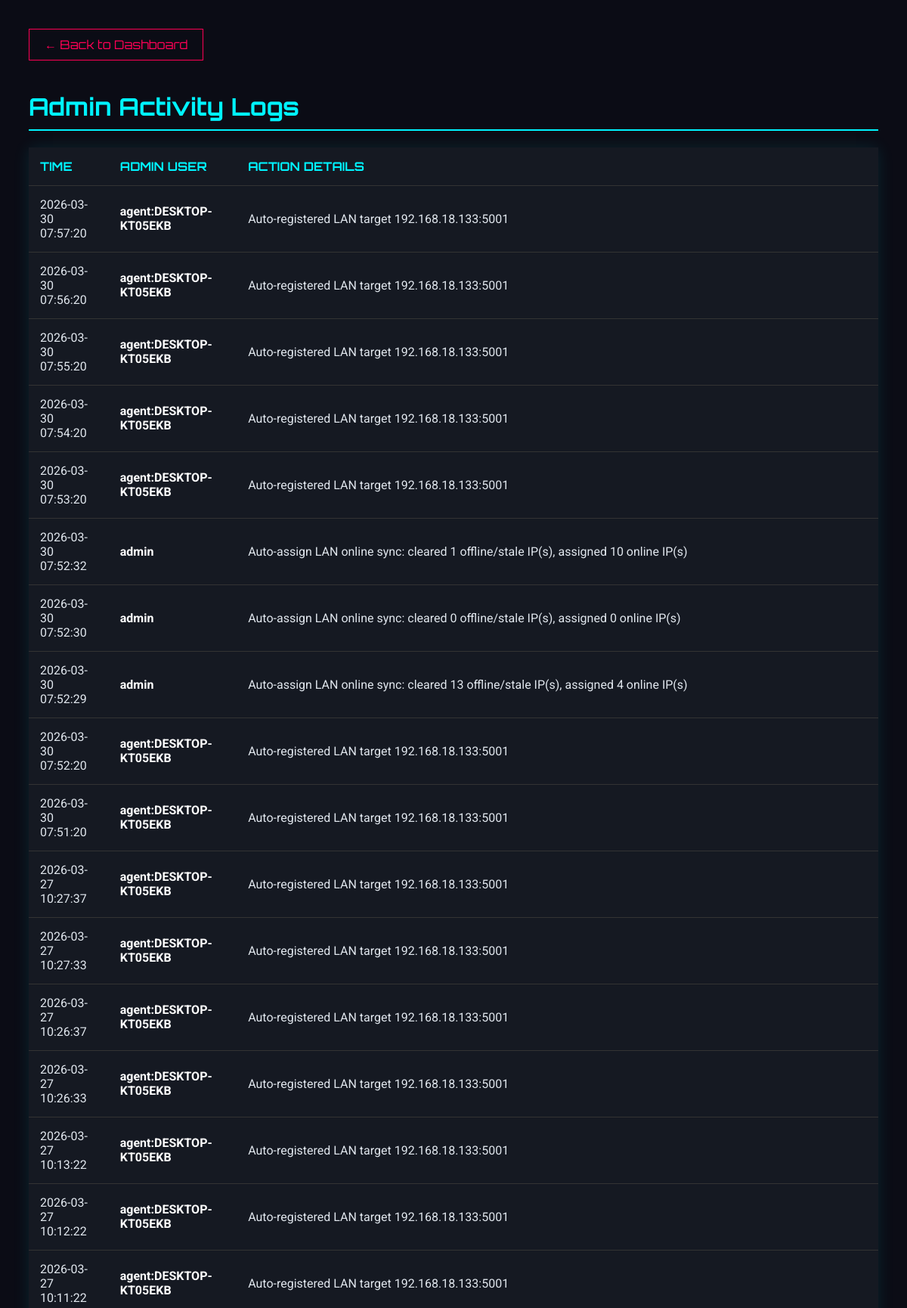
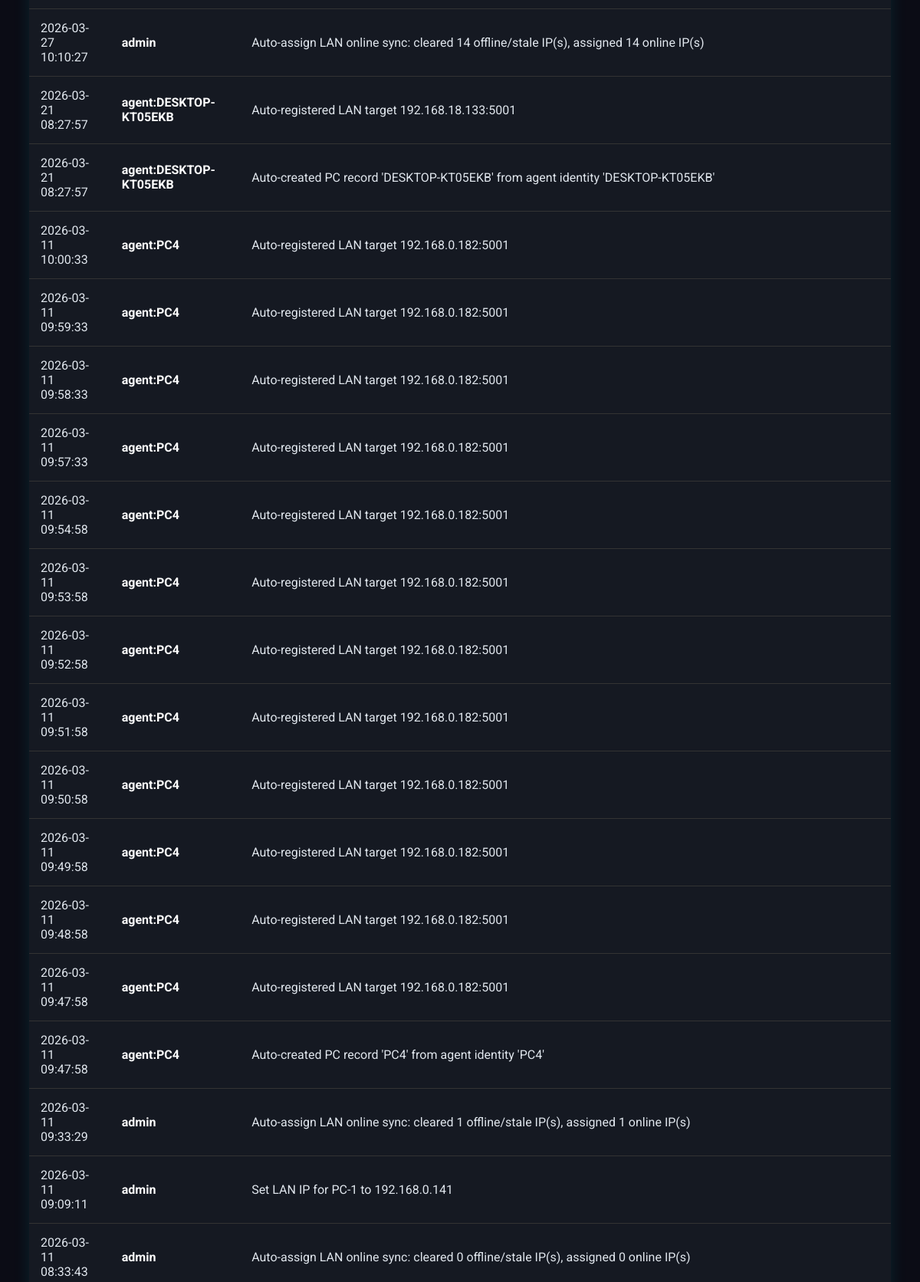
The app's page /logs (signed in, upper part) with its own data (2 pictures, top to bottom).
### app.py (models this page shows)
class AdminLog(db.Model):
    id = db.Column(db.Integer, primary_key=True)
    admin_name = db.Column(db.String(80))
    action = db.Column(db.String(255))
    timestamp = db.Column(db.DateTime, default=datetime.now)

### app.py (the view)
@app.route('/logs')
@login_required
def view_logs():
    if not current_user.is_admin: return redirect(url_for('index'))
    logs = AdminLog.query.order_by(AdminLog.timestamp.desc()).all()
    return render_template('logs.html', logs=logs)

### app.py (called while the page is built, shortened)
@login_manager.user_loader
def load_user(user_id):
    return db.session.get(User, int(user_id))

@app.before_request
def bootstrap_schema():
    if not getattr(app, "_schema_ready", False):
        db.create_all()
        ensure_pc_lan_ip_column()
        ensure_booking_date_column()
        ensure_session_last_charged_at_column()
        app._schema_ready = True

def start_periodic_billing():
    global _billing_thread_started
    if _billing_thread_started:
        return

@app.before_request
def ensure_billing_started():
    start_periodic_billing()

### templates/logs.html (shortened to what this page needs)
<!DOCTYPE html>
<html lang="en">
<head>
</head>
<body>
    <a href="/" class="back-btn">← Back to Dashboard</a>
    <h1>Admin Activity Logs</h1>
    <table>
        <thead>
            <tr>
                <th>Time</th>
                <th>Admin User</th>
                <th>Action Details</th>
            </tr>
        </thead>
        <tbody>
            {% for log in logs %}
            <tr>
                <td>{{ log.timestamp.strftime('%Y-%m-%d %H:%M:%S') }}</td>
                <td style="font-weight: bold; color: white;">{{ log.admin_name }}</td>
                <td>{{ log.action }}</td>
            </tr>
            {% else %}
            <tr>
                <td colspan="3" style="text-align:center; color:#666;">No logs found.</td>
            </tr>
            {% endfor %}
        </tbody>
    </table>
</body>
</html>

### templates/logs.html (style rules this page uses)
body { background-color: #0b0c15; color: #e0e6ed; font-family: 'Roboto', sans-serif; padding: 30px; }
h1 { font-family: 'Orbitron', sans-serif; color: #00f3ff; border-bottom: 2px solid #00f3ff; padding-bottom: 10px; }
table { width: 100%; border-collapse: collapse; background: #151922; margin-top: 20px; box-shadow: 0 0 20px rgba(0, 243, 255, 0.1); }
th, td { padding: 15px; text-align: left; border-bottom: 1px solid #333; }
th { color: #00f3ff; text-transform: uppercase; font-family: 'Orbitron', sans-serif; }
.back-btn { display: inline-block; margin-bottom: 20px; color: #ff0055; text-decoration: none; border: 1px solid #ff0055; padding: 10px 20px; font-family: 'Orbitron', sans-serif; }

### records on screen
AdminLog: timestamp "2026-03-30 07:57:20", admin_name "agent:DESKTOP-KT05EKB", action "Auto-registered LAN target 192.168.18.133:5001"
AdminLog: timestamp "2026-03-30 07:56:20", admin_name "agent:DESKTOP-KT05EKB", action "Auto-registered LAN target 192.168.18.133:5001"
AdminLog: timestamp "2026-03-30 07:55:20", admin_name "agent:DESKTOP-KT05EKB", action "Auto-registered LAN target 192.168.18.133:5001"
AdminLog: timestamp "2026-03-30 07:54:20", admin_name "agent:DESKTOP-KT05EKB", action "Auto-registered LAN target 192.168.18.133:5001"
AdminLog: timestamp "2026-03-30 07:53:20", admin_name "agent:DESKTOP-KT05EKB", action "Auto-registered LAN target 192.168.18.133:5001"
AdminLog: timestamp "2026-03-30 07:52:32", admin_name "admin", action "Auto-assign LAN online sync: cleared 1 offline/stale IP(s), assigned 10 online IP(s)"
AdminLog: timestamp "2026-03-30 07:52:30", admin_name "admin", action "Auto-assign LAN online sync: cleared 0 offline/stale IP(s), assigned 0 online IP(s)"
AdminLog: timestamp "2026-03-30 07:52:29", admin_name "admin", action "Auto-assign LAN online sync: cleared 13 offline/stale IP(s), assigned 4 online IP(s)"
AdminLog: timestamp "2026-03-30 07:52:20", admin_name "agent:DESKTOP-KT05EKB", action "Auto-registered LAN target 192.168.18.133:5001"
AdminLog: timestamp "2026-03-30 07:51:20", admin_name "agent:DESKTOP-KT05EKB", action "Auto-registered LAN target 192.168.18.133:5001"
AdminLog: timestamp "2026-03-27 10:27:37", admin_name "agent:DESKTOP-KT05EKB", action "Auto-registered LAN target 192.168.18.133:5001"
AdminLog: timestamp "2026-03-27 10:27:33", admin_name "agent:DESKTOP-KT05EKB", action "Auto-registered LAN target 192.168.18.133:5001"
AdminLog: timestamp "2026-03-27 10:26:37", admin_name "agent:DESKTOP-KT05EKB", action "Auto-registered LAN target 192.168.18.133:5001"
AdminLog: timestamp "2026-03-27 10:26:33", admin_name "agent:DESKTOP-KT05EKB", action "Auto-registered LAN target 192.168.18.133:5001"
AdminLog: timestamp "2026-03-27 10:13:22", admin_name "agent:DESKTOP-KT05EKB", action "Auto-registered LAN target 192.168.18.133:5001"
AdminLog: timestamp "2026-03-27 10:12:22", admin_name "agent:DESKTOP-KT05EKB", action "Auto-registered LAN target 192.168.18.133:5001"
AdminLog: timestamp "2026-03-27 10:11:22", admin_name "agent:DESKTOP-KT05EKB", action "Auto-registered LAN target 192.168.18.133:5001"
AdminLog: timestamp "2026-03-27 10:10:27", admin_name "admin", action "Auto-assign LAN online sync: cleared 14 offline/stale IP(s), assigned 14 online IP(s)"
AdminLog: timestamp "2026-03-21 08:27:57", admin_name "agent:DESKTOP-KT05EKB", action "Auto-registered LAN target 192.168.18.133:5001"
AdminLog: timestamp "2026-03-21 08:27:57", admin_name "agent:DESKTOP-KT05EKB", action "Auto-created PC record 'DESKTOP-KT05EKB' from agent identity 'DESKTOP-KT05EKB'"
AdminLog: timestamp "2026-03-11 10:00:33", admin_name "agent:PC4", action "Auto-registered LAN target 192.168.0.182:5001"
AdminLog: timestamp "2026-03-11 09:59:33", admin_name "agent:PC4", action "Auto-registered LAN target 192.168.0.182:5001"
AdminLog: timestamp "2026-03-11 09:58:33", admin_name "agent:PC4", action "Auto-registered LAN target 192.168.0.182:5001"
AdminLog: timestamp "2026-03-11 09:57:33", admin_name "agent:PC4", action "Auto-registered LAN target 192.168.0.182:5001"
AdminLog: timestamp "2026-03-11 09:54:58", admin_name "agent:PC4", action "Auto-registered LAN target 192.168.0.182:5001"
AdminLog: timestamp "2026-03-11 09:53:58", admin_name "agent:PC4", action "Auto-registered LAN target 192.168.0.182:5001"
AdminLog: timestamp "2026-03-11 09:52:58", admin_name "agent:PC4", action "Auto-registered LAN target 192.168.0.182:5001"
AdminLog: timestamp "2026-03-11 09:51:58", admin_name "agent:PC4", action "Auto-registered LAN target 192.168.0.182:5001"
AdminLog: timestamp "2026-03-11 09:50:58", admin_name "agent:PC4", action "Auto-registered LAN target 192.168.0.182:5001"
AdminLog: timestamp "2026-03-11 09:49:58", admin_name "agent:PC4", action "Auto-registered LAN target 192.168.0.182:5001"
AdminLog: timestamp "2026-03-11 09:48:58", admin_name "agent:PC4", action "Auto-registered LAN target 192.168.0.182:5001"
AdminLog: timestamp "2026-03-11 09:47:58", admin_name "agent:PC4", action "Auto-registered LAN target 192.168.0.182:5001"
AdminLog: timestamp "2026-03-11 09:47:58", admin_name "agent:PC4", action "Auto-created PC record 'PC4' from agent identity 'PC4'"
AdminLog: timestamp "2026-03-11 09:33:29", admin_name "admin", action "Auto-assign LAN online sync: cleared 1 offline/stale IP(s), assigned 1 online IP(s)"
AdminLog: timestamp "2026-03-11 09:09:11", admin_name "admin", action "Set LAN IP for PC-1 to 192.168.0.141"
AdminLog: timestamp "2026-03-11 08:33:43", admin_name "admin", action "Auto-assign LAN online sync: cleared 0 offline/stale IP(s), assigned 0 online IP(s)"
